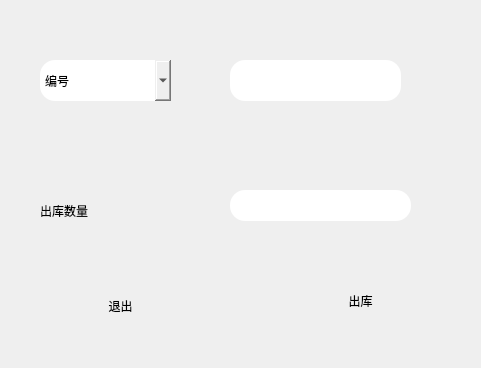
<?xml version="1.0" encoding="UTF-8"?>
<ui version="4.0">
 <class>Out_stock</class>
 <widget class="QDialog" name="Out_stock">
  <property name="geometry">
   <rect>
    <x>0</x>
    <y>0</y>
    <width>481</width>
    <height>368</height>
   </rect>
  </property>
  <property name="windowTitle">
   <string>Dialog</string>
  </property>
  <property name="styleSheet">
   <string notr="true"/>
  </property>
  <widget class="QComboBox" name="out_cobox">
   <property name="geometry">
    <rect>
     <x>40</x>
     <y>60</y>
     <width>131</width>
     <height>41</height>
    </rect>
   </property>
   <property name="styleSheet">
    <string notr="true">
font: 16pt &quot;楷体&quot;;
border-radius:15px</string>
   </property>
   <item>
    <property name="text">
     <string>编号</string>
    </property>
   </item>
   <item>
    <property name="text">
     <string>名称</string>
    </property>
   </item>
  </widget>
  <widget class="QLineEdit" name="out_id_name">
   <property name="geometry">
    <rect>
     <x>230</x>
     <y>60</y>
     <width>171</width>
     <height>41</height>
    </rect>
   </property>
   <property name="styleSheet">
    <string notr="true">border-radius:15px;
</string>
   </property>
  </widget>
  <widget class="QLabel" name="label">
   <property name="geometry">
    <rect>
     <x>40</x>
     <y>190</y>
     <width>131</width>
     <height>41</height>
    </rect>
   </property>
   <property name="styleSheet">
    <string notr="true">font: 18pt &quot;宋体&quot;;</string>
   </property>
   <property name="text">
    <string>出库数量</string>
   </property>
  </widget>
  <widget class="QLineEdit" name="out_number">
   <property name="geometry">
    <rect>
     <x>230</x>
     <y>190</y>
     <width>181</width>
     <height>31</height>
    </rect>
   </property>
   <property name="styleSheet">
    <string notr="true">border-radius:15px;

</string>
   </property>
  </widget>
  <widget class="QPushButton" name="out_button">
   <property name="geometry">
    <rect>
     <x>290</x>
     <y>280</y>
     <width>141</width>
     <height>41</height>
    </rect>
   </property>
   <property name="styleSheet">
    <string notr="true">
font: 16pt &quot;楷体&quot;;
border-radius:15px</string>
   </property>
   <property name="text">
    <string>出库</string>
   </property>
  </widget>
  <widget class="QPushButton" name="pushButton_6">
   <property name="geometry">
    <rect>
     <x>50</x>
     <y>280</y>
     <width>141</width>
     <height>51</height>
    </rect>
   </property>
   <property name="styleSheet">
    <string notr="true">
font: 16pt &quot;楷体&quot;;
border-radius:15px</string>
   </property>
   <property name="text">
    <string>退出</string>
   </property>
  </widget>
  <widget class="QWidget" name="widget" native="true">
   <property name="geometry">
    <rect>
     <x>0</x>
     <y>0</y>
     <width>481</width>
     <height>371</height>
    </rect>
   </property>
   <widget class="QLabel" name="out_warning">
    <property name="geometry">
     <rect>
      <x>200</x>
      <y>240</y>
      <width>181</width>
      <height>51</height>
     </rect>
    </property>
    <property name="font">
     <font>
      <family>宋体</family>
      <pointsize>16</pointsize>
     </font>
    </property>
    <property name="text">
     <string/>
    </property>
   </widget>
  </widget>
  <zorder>widget</zorder>
  <zorder>out_cobox</zorder>
  <zorder>out_id_name</zorder>
  <zorder>label</zorder>
  <zorder>out_number</zorder>
  <zorder>out_button</zorder>
  <zorder>pushButton_6</zorder>
 </widget>
 <resources/>
 <connections/>
</ui>
